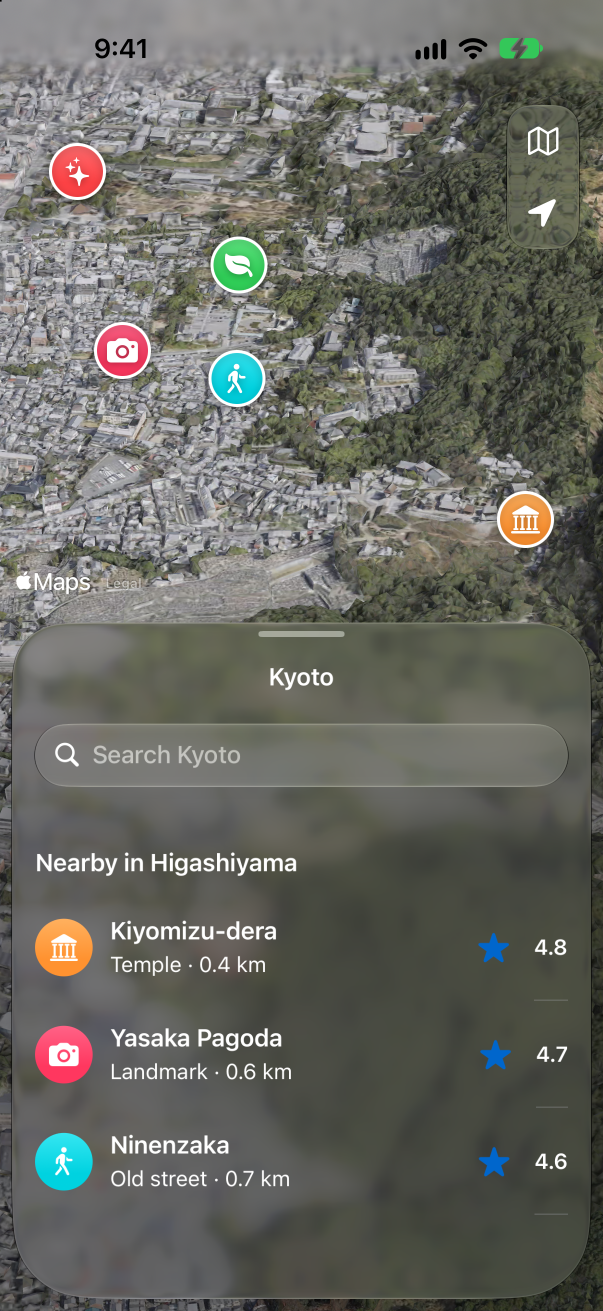
#> input picture screenshots/dark/01-explore.png, 1206 x 2622 px (shown at 1/2 size); its folder holds only this picture in this run
$ python make_web_images.py ../screenshots/dark
#> lines starting #> are read from the running program, lines starting #| are printed output that depends on the picture
#!/usr/bin/env python3
"""Make small JPEG copies of the screenshots for READMEs and web pages.

  python3 -I scripts/make_web_images.py screenshots [--only 02-place]

Writes screenshots/web/<light|dark>/<slug>.jpg, 600 px wide, from the full-size PNGs. The PNGs
stay the reference images: a README shows these copies and links the PNGs. Colour is not
subsampled (4:4:4), so small text keeps its edges.
"""
from __future__ import annotations

import argparse
import os
import sys
from pathlib import Path

from PIL import Image

APPEARANCES = ("light", "dark")
WIDTH = 600
QUALITY = 85


def convert(source: Path, target: Path) -> None:
    """Write a JPEG copy of `source` at `target`, at most WIDTH px wide."""
    with Image.open(source) as image:
#> image is the input picture: PIL image 1206x2622 RGBA; mean R, G, B, A 104.6, 105.1, 98.5, 255
        copy = image.convert("RGB")                         # JPEG has no alpha channel
    if copy.width > WIDTH:
        copy = copy.resize((WIDTH, round(copy.height * WIDTH / copy.width)), Image.Resampling.LANCZOS)
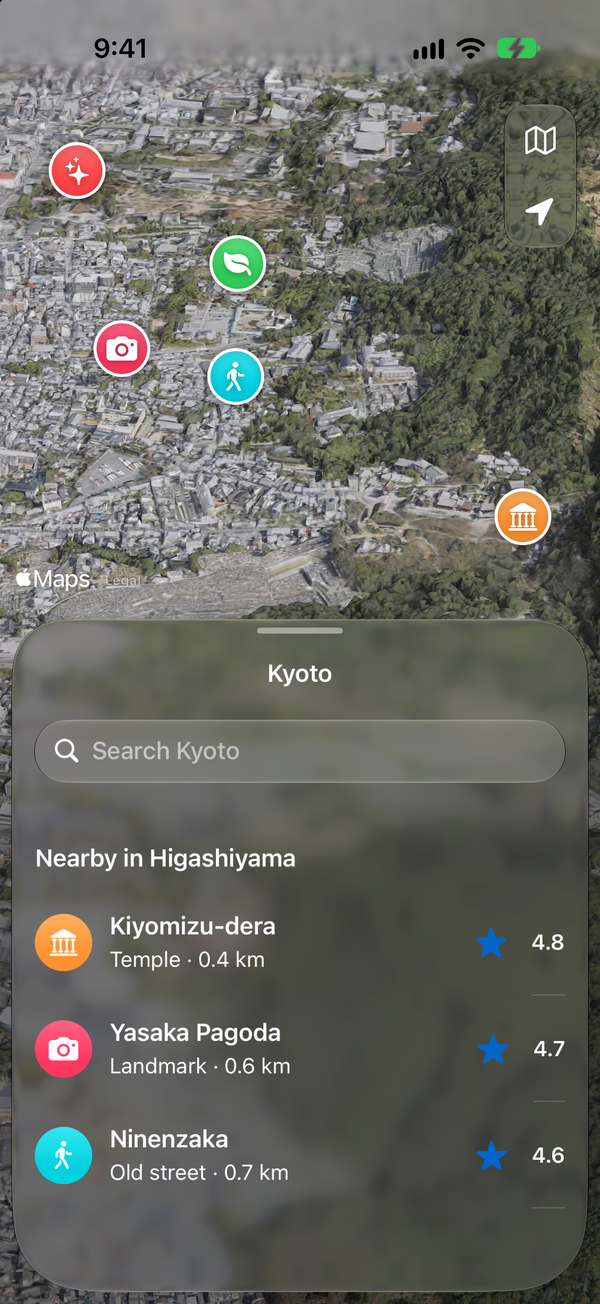
#> copy: PIL image 600x1304 RGB; mean R, G, B 104.5, 105, 98.5
    target.parent.mkdir(parents=True, exist_ok=True)
    temporary = target.with_name(target.name + ".tmp")
    copy.save(temporary, "JPEG", quality=QUALITY, optimize=True, progressive=True, subsampling=0)
    os.replace(temporary, target)                           # atomic: an interrupted run keeps the old file


def main(argv: list[str] | None = None) -> int:
    parser = argparse.ArgumentParser(description="Make small JPEG copies of the screenshots.")
    parser.add_argument("root", type=Path)
    parser.add_argument("--only", help="a screen slug such as 02-place; default is every screenshot")
    args = parser.parse_args(argv)

    pattern = f"{args.only}.png" if args.only else "*.png"
    sources = [path for appearance in APPEARANCES for path in sorted((args.root / appearance).glob(pattern))]
    if not sources:
        what = f"for {args.only} " if args.only else ""
        print(f"error: no screenshots {what}under {args.root}", file=sys.stderr)
        return 1

    total = 0
    for source in sources:
        target = args.root / "web" / source.parent.name / f"{source.stem}.jpg"
        convert(source, target)
        total += target.stat().st_size
    print(f"wrote {len(sources)} web image(s), {total / 1_048_576:.1f} MB")
    return 0


if __name__ == "__main__":
    sys.exit(main())
#> (the program exits here)

$ run again, on screenshots/dark/06-booking.png
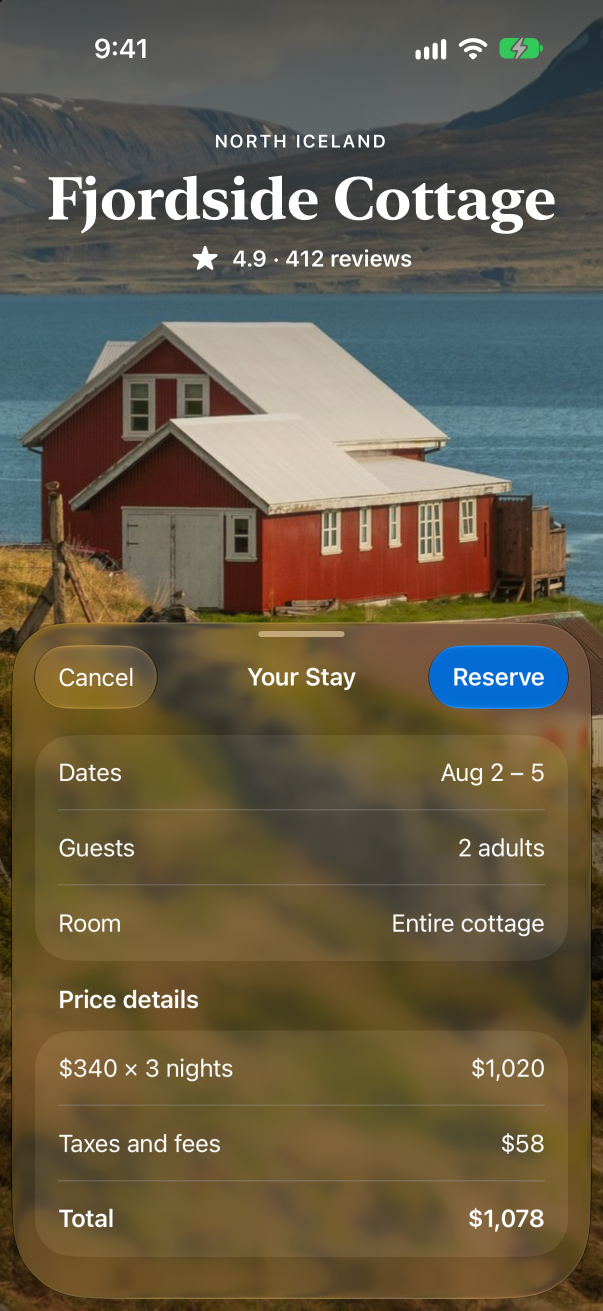
#> input picture screenshots/dark/06-booking.png, 1206 x 2622 px (shown at 1/2 size)
#> in convert, image is the input picture: PIL image 1206x2622 RGBA; mean R, G, B, A 102.9, 93.1, 72.1, 255
#> in convert, `copy = copy.resize((WIDTH, round(copy.height * WIDTH / copy.width)), I..`:
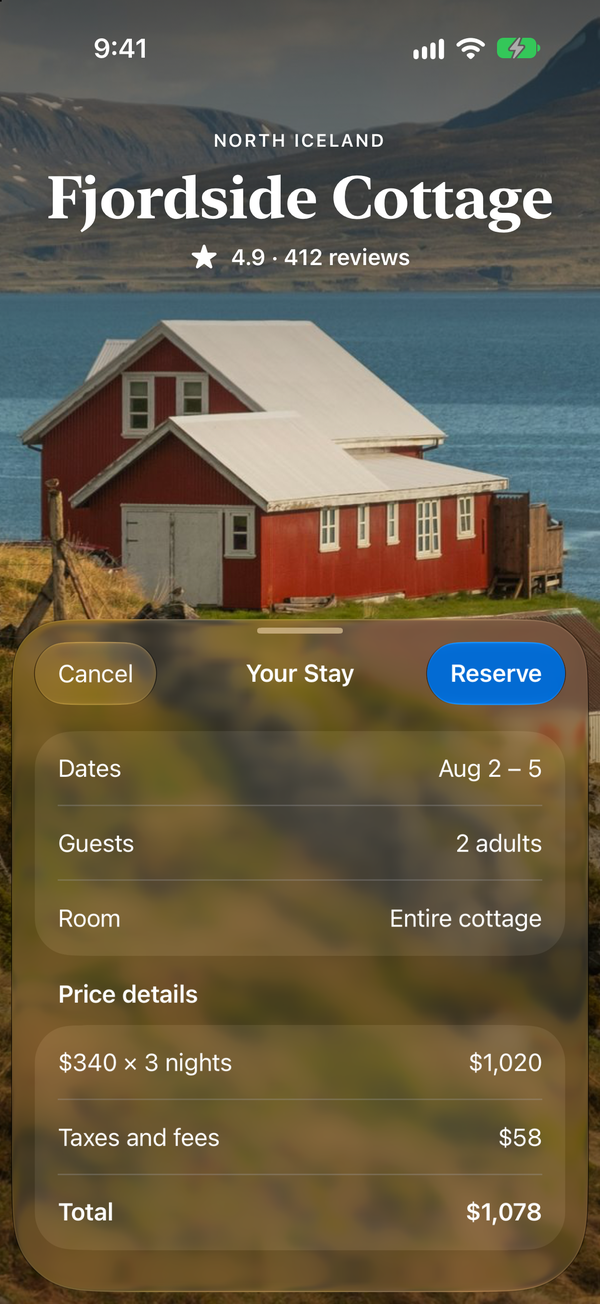
#> copy: PIL image 600x1304 RGB; mean R, G, B 102.8, 93.1, 72

$ run again, on screenshots/dark/05-navigation.png
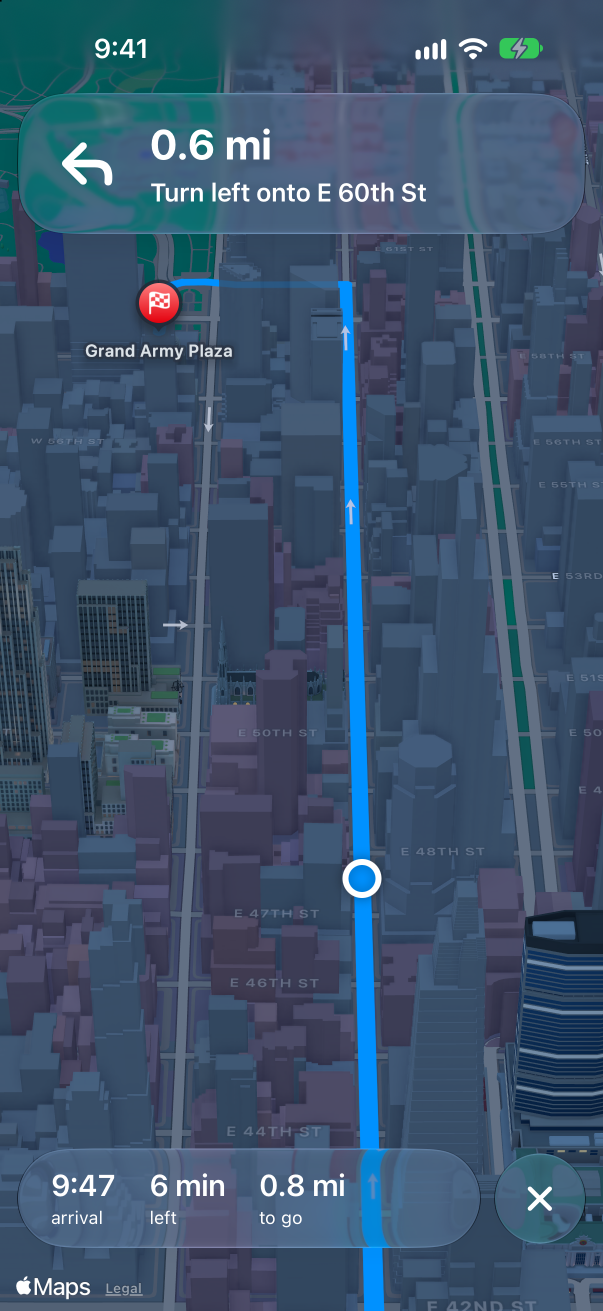
#> input picture screenshots/dark/05-navigation.png, 1206 x 2622 px (shown at 1/2 size)
#> in convert, image is the input picture: PIL image 1206x2622 RGBA; mean R, G, B, A 60.2, 82.9, 108.6, 255
#> in convert, `copy = copy.resize((WIDTH, round(copy.height * WIDTH / copy.width)), I..`:
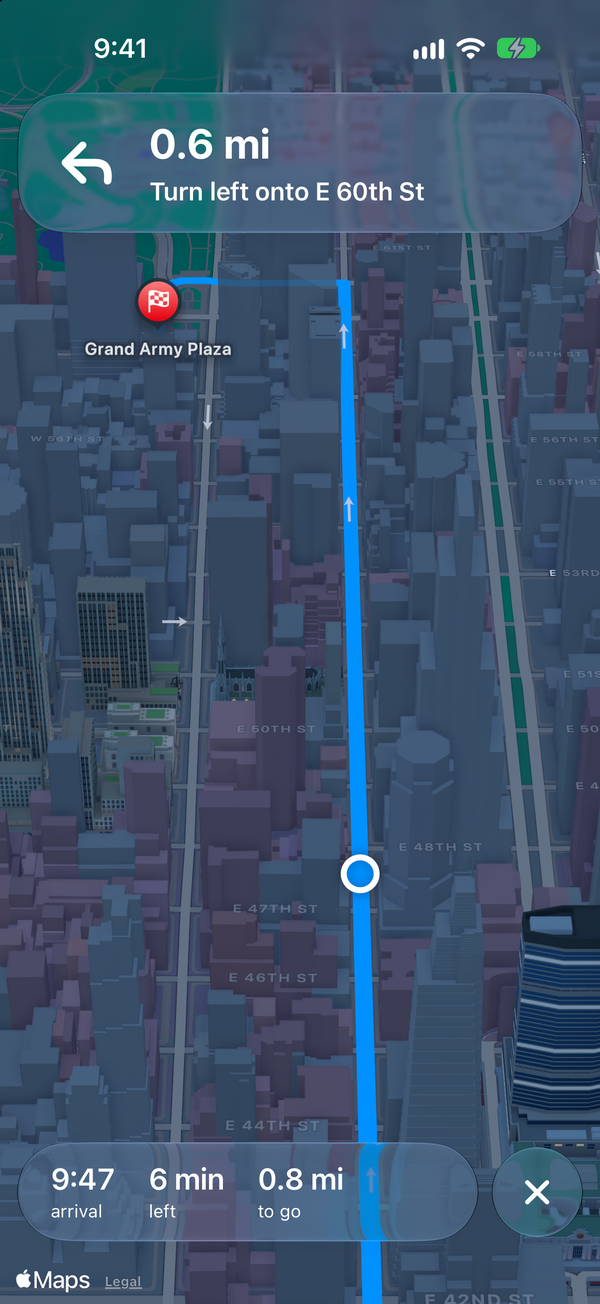
#> copy: PIL image 600x1304 RGB; mean R, G, B 60.2, 82.9, 108.6
